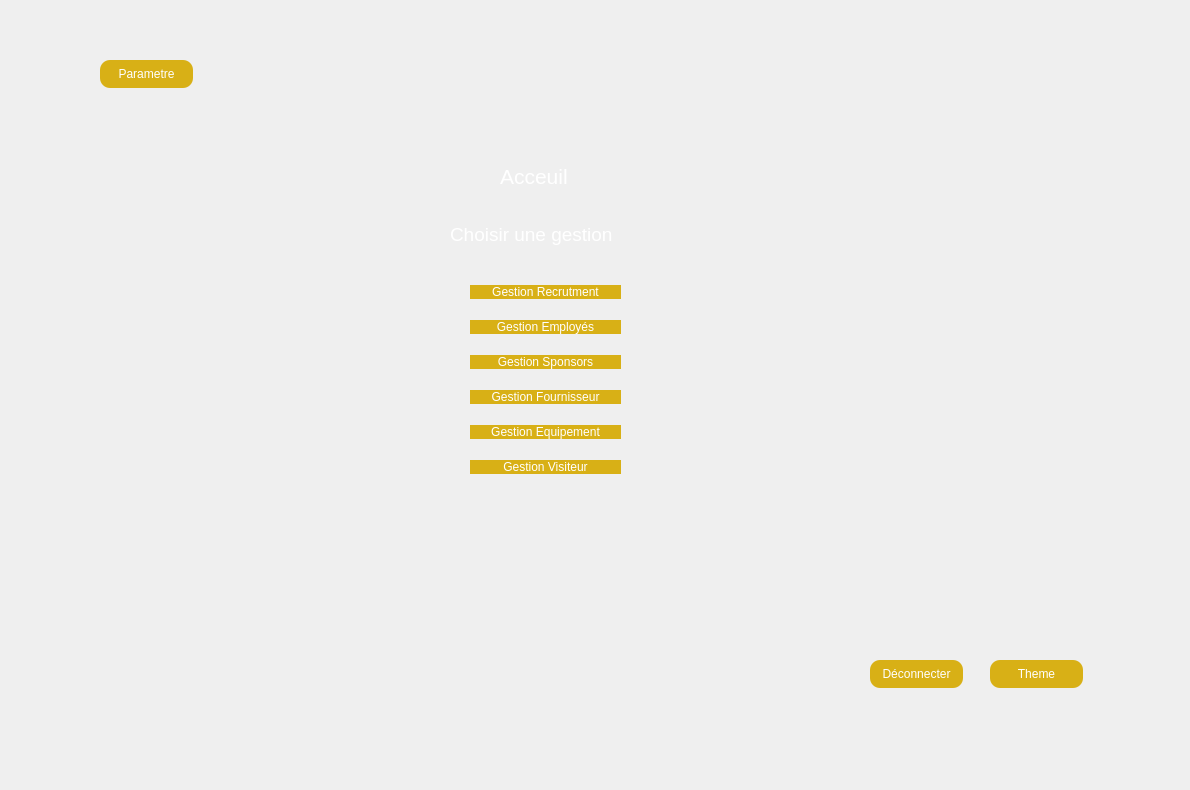
      <widget class="QWidget" name="page">
       <widget class="QWidget" name="widget_4" native="true">
        <property name="geometry">
         <rect>
          <x>360</x>
          <y>140</y>
          <width>371</width>
          <height>431</height>
         </rect>
        </property>
        <widget class="QLabel" name="label_61">
         <property name="geometry">
          <rect>
           <x>140</x>
           <y>20</y>
           <width>83</width>
           <height>33</height>
          </rect>
         </property>
         <property name="font">
          <font>
           <pointsize>16</pointsize>
          </font>
         </property>
         <property name="styleSheet">
          <string notr="true">color:rgb(255, 255, 255)</string>
         </property>
         <property name="text">
          <string>Acceuil</string>
         </property>
         <property name="wordWrap">
          <bool>false</bool>
         </property>
         <property name="openExternalLinks">
          <bool>false</bool>
         </property>
        </widget>
        <widget class="QLabel" name="label_62">
         <property name="geometry">
          <rect>
           <x>90</x>
           <y>80</y>
           <width>194</width>
           <height>28</height>
          </rect>
         </property>
         <property name="font">
          <font>
           <pointsize>14</pointsize>
          </font>
         </property>
         <property name="styleSheet">
          <string notr="true">color:rgb(255, 255, 255)</string>
         </property>
         <property name="text">
          <string>Choisir une gestion</string>
         </property>
        </widget>
        <widget class="QWidget" name="layoutWidget">
         <property name="geometry">
          <rect>
           <x>110</x>
           <y>130</y>
           <width>151</width>
           <height>221</height>
          </rect>
         </property>
         <layout class="QVBoxLayout" name="verticalLayout_2">
          <item>
           <widget class="QPushButton" name="recrut">
            <property name="styleSheet">
             <string notr="true">color: rgb(255, 255, 255);
background-color:  QLinearGradient(x1: 0, y1: 0, x2: 0, y2: 1, stop: 0#D8B016, stop: 1 #D8B016);
 border-radius: 10;</string>
            </property>
            <property name="text">
             <string>Gestion Recrutment</string>
            </property>
           </widget>
          </item>
          <item>
           <widget class="QPushButton" name="emp">
            <property name="styleSheet">
             <string notr="true">color: rgb(255, 255, 255);
background-color:  QLinearGradient(x1: 0, y1: 0, x2: 0, y2: 1, stop: 0#D8B016, stop: 1 #D8B016);
 border-radius: 10;</string>
            </property>
            <property name="text">
             <string>Gestion Employés</string>
            </property>
           </widget>
          </item>
          <item>
           <widget class="QPushButton" name="spons">
            <property name="styleSheet">
             <string notr="true">color: rgb(255, 255, 255);
background-color:  QLinearGradient(x1: 0, y1: 0, x2: 0, y2: 1, stop: 0#D8B016, stop: 1 #D8B016);
 border-radius: 10;</string>
            </property>
            <property name="text">
             <string>Gestion Sponsors</string>
            </property>
           </widget>
          </item>
          <item>
           <widget class="QPushButton" name="fourn">
            <property name="styleSheet">
             <string notr="true">color: rgb(255, 255, 255);
background-color:  QLinearGradient(x1: 0, y1: 0, x2: 0, y2: 1, stop: 0#D8B016, stop: 1 #D8B016);
 border-radius: 10;</string>
            </property>
            <property name="text">
             <string>Gestion Fournisseur</string>
            </property>
           </widget>
          </item>
          <item>
           <widget class="QPushButton" name="eq">
            <property name="styleSheet">
             <string notr="true">color: rgb(255, 255, 255);
background-color:  QLinearGradient(x1: 0, y1: 0, x2: 0, y2: 1, stop: 0#D8B016, stop: 1 #D8B016);
 border-radius: 10;</string>
            </property>
            <property name="text">
             <string>Gestion Equipement</string>
            </property>
           </widget>
          </item>
          <item>
           <widget class="QPushButton" name="vis">
            <property name="styleSheet">
             <string notr="true">color: rgb(255, 255, 255);
background-color:  QLinearGradient(x1: 0, y1: 0, x2: 0, y2: 1, stop: 0#D8B016, stop: 1 #D8B016);
 border-radius: 10;</string>
            </property>
            <property name="text">
             <string>Gestion Visiteur</string>
            </property>
           </widget>
          </item>
         </layout>
        </widget>
       </widget>
       <widget class="QPushButton" name="theme">
        <property name="geometry">
         <rect>
          <x>990</x>
          <y>660</y>
          <width>93</width>
          <height>28</height>
         </rect>
        </property>
        <property name="styleSheet">
         <string notr="true">color: rgb(255, 255, 255);
background-color:  QLinearGradient(x1: 0, y1: 0, x2: 0, y2: 1, stop: 0#D8B016, stop: 1 #D8B016);
 border-radius: 10;</string>
        </property>
        <property name="text">
         <string>Theme</string>
        </property>
       </widget>
       <widget class="QLabel" name="graph_7">
        <property name="geometry">
         <rect>
          <x>0</x>
          <y>0</y>
          <width>1181</width>
          <height>781</height>
         </rect>
        </property>
        <property name="text">
         <string/>
        </property>
        <property name="pixmap">
         <pixmap>../../../Downloads/Untitled-1 copy.png</pixmap>
        </property>
       </widget>
       <widget class="QPushButton" name="decon">
        <property name="geometry">
         <rect>
          <x>870</x>
          <y>660</y>
          <width>93</width>
          <height>28</height>
         </rect>
        </property>
        <property name="styleSheet">
         <string notr="true">color: rgb(255, 255, 255);
background-color:  QLinearGradient(x1: 0, y1: 0, x2: 0, y2: 1, stop: 0#D8B016, stop: 1 #D8B016);
 border-radius: 10;</string>
        </property>
        <property name="text">
         <string>Déconnecter</string>
        </property>
       </widget>
       <widget class="QPushButton" name="theme_2">
        <property name="geometry">
         <rect>
          <x>100</x>
          <y>60</y>
          <width>93</width>
          <height>28</height>
         </rect>
        </property>
        <property name="styleSheet">
         <string notr="true">color: rgb(255, 255, 255);
background-color:  QLinearGradient(x1: 0, y1: 0, x2: 0, y2: 1, stop: 0#D8B016, stop: 1 #D8B016);
 border-radius: 10;</string>
        </property>
        <property name="text">
         <string>Parametre</string>
        </property>
       </widget>
       <zorder>graph_7</zorder>
       <zorder>widget_4</zorder>
       <zorder>theme</zorder>
       <zorder>decon</zorder>
       <zorder>theme_2</zorder>
      </widget>
